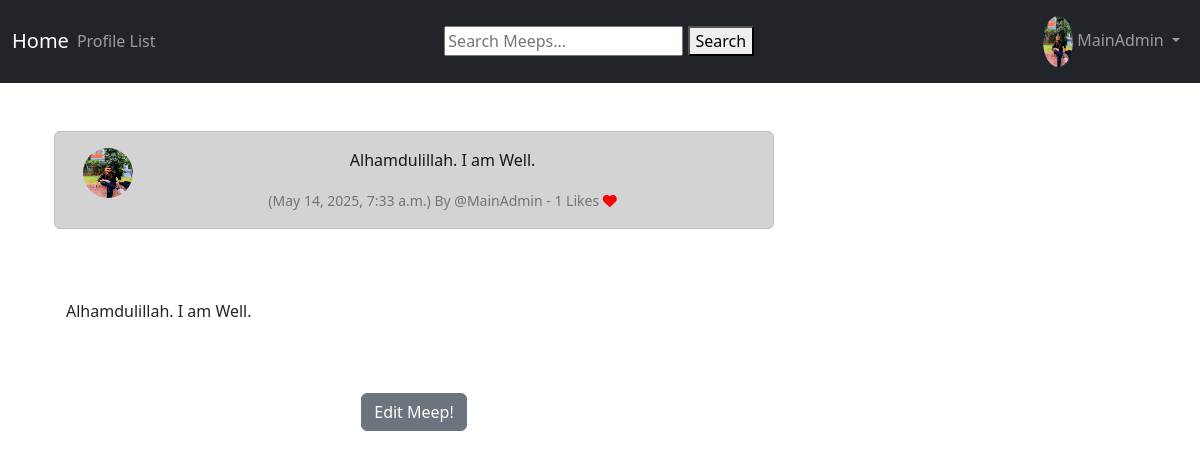
Screenshot of /edit_meep/11 (signed in) with the database file from the repository.
### musker/models.py (models this page shows, shortened)
class Profile(models.Model):
    user = models.OneToOneField(User, on_delete=models.CASCADE)
    follows = models.ManyToManyField("self", related_name="followed_by", symmetrical=False, blank=True)
    data_modified = models.DateTimeField(User, auto_now=True)
    profile_image = models.ImageField(null=True, blank=True, upload_to="images/")
    profile_bio = models.CharField(null=True, blank=True, max_length=500)
    homepage_link = models.CharField(null=True, blank=True, max_length=100)
    facebook_link = models.CharField(null=True, blank=True, max_length=100)
    instagram_link = models.CharField(null=True, blank=True, max_length=100)
    linkedin_link = models.CharField(null=True, blank=True, max_length=100)

class Meep(models.Model):
    user = models.ForeignKey(
        User, related_name="meeps",
        on_delete=models.DO_NOTHING
    )
    body = models.CharField(max_length=200)
    created_at = models.DateTimeField(auto_now_add=True)
    likes = models.ManyToManyField(User, related_name="meep_like", blank=True)
    def number_of_likes(self):
        return self.likes.count()

### musker/views.py (the view)
# urls.py: path('edit_meep/<int:pk>', views.edit_meep, name="edit_meep"),
def edit_meep(request, pk):
	if request.user.is_authenticated:
		meep = get_object_or_404(Meep, id=pk)
		if request.user.username == meep.user.username:
			form = MeepForm(request.POST or None, instance=meep)
			if request.method == "POST":
				if form.is_valid():
					meep = form.save(commit=False)
					meep.user = request.user
					meep.save()
					messages.success(request, "Your Meep Has Been Updated!")
					return redirect('home')
			else:
				return render(request, "edit_meep.html", {'form': form, 'meep': meep})
		else:
			messages.error(request, "You Don't Own That Meep!!")
			return redirect('home')
	else:
		messages.error(request, "Please Log In To Continue...")
		return redirect('home')

### musker/forms.py
class MeepForm(forms.ModelForm):
    body = forms.CharField(
        required=True,
        widget=forms.Textarea(
            attrs={
                "placeholder": "What's happening?",
                "class": "form-control border-0 shadow-none",  # cleaner Twitter-style input
                "rows": 3,
                "style": "resize:none;"  # disables resizing
            }
        ),
        label="",  # No label, clean look
    )
    class Meta:
        model = Meep
        exclude = ("user", "likes",)

### musker/templates/edit_meep.html (shortened to what this page needs)
{% extends 'base.html' %}
{% load static %}
{% block content %}
  <div class="container text-center">
    <div class="row">
      <div class="col-8">
        <br/>
        <div class="alert alert-dark" role="alert">
          <div class="container">
            <div class="row">
              <div class="col-1">
                {% if meep.user.profile.profile_image %}
                  <img src="{{ meep.user.profile.profile_image.url }}" width="50" height="50" class="rounded-circle" alt="{{ meep.user.username }}">
                {% else %}
                  <img src="{% static 'images/default_profile_pic.png' %}" width="50" height="50" class="rounded-circle" alt="{{ meep.user.username }}">
                {% endif %}
              </div>
              <div class="col-11">
                <p>{{ meep.body }}</p>
                <small class="text-muted">
                  ({{ meep.created_at }}) By @{{ meep.user.username }} - {{ meep.number_of_likes }} Likes
                  {% if user in meep.likes.all %}
                    <a href="{% url 'meep_like' meep.id %}">
                      <i class="fa-solid fa-heart" style="color:red"></i>
                    </a>
                  {% else %}
                    <a href="{% url 'meep_like' meep.id %}">
                      <i class="fa fa-heart-o" style="color:red"></i>
                    </a>
                  {% endif %}
                </small>
              </div>
            </div>
          </div>
        </div>
        <br/><br/>
        {% if form %}
          <form method="POST">
            {{ form.as_p }}
            <button type="submit" class="btn btn-secondary">Edit Meep!</button>
          </form>
        {% endif %}
      </div>
    </div>
  </div>
{% endblock %}

### musker/templates/navbar.html (shortened to what this page needs)
{% load static %}
<nav class="navbar navbar-expand-lg navbar-dark bg-dark">
  <div class="container-fluid">
    <a class="navbar-brand mx-auto" href="{% url 'home' %}">Home</a>
    <div class="collapse navbar-collapse" id="navbarNav">
      <ul class="navbar-nav me-auto mb-2 mb-lg-0">
        {% if user.is_authenticated %}
          <li class="nav-item">
            <a class="nav-link" href="{% url 'profile_list' %}">Profile List</a>
          </li>
        {% endif %}
      </ul>
      <form method="get" action="{% url 'search' %}">
        <input type="text" name="search" placeholder="Search Meeps..." required>
        <button type="submit">Search</button>
      </form>
      {% if user.is_authenticated %}
        <ul class="navbar-nav ms-auto">
          <li class="nav-item dropdown">
            <a class="nav-link dropdown-toggle" href="#" id="navbarDropdown" role="button" data-bs-toggle="dropdown" aria-expanded="false">
              {% if user.profile.profile_image %}
                <img src="{{ user.profile.profile_image.url }}" class="rounded-circle" width="30" alt="Profile Image">
              {% else %}
                <img src="{% static 'images/default_profile_pic.png' %}" class="img-fluid rounded-circle" alt="Default Profile" width="30">
              {% endif %}
              {{ user.username }}
            </a>
          </li>
        </ul>
      {% endif %}
    </div>
  </div>
</nav>

### rows the page displays
Meep: user.profile.profile_image (picture), body "Alhamdulillah. I am Well.", created_at "May 14, 2025, 7:33 a.m.", user.username "MainAdmin", number_of_likes "1"

### other values shown
{{ user.username }} "MainAdmin"
